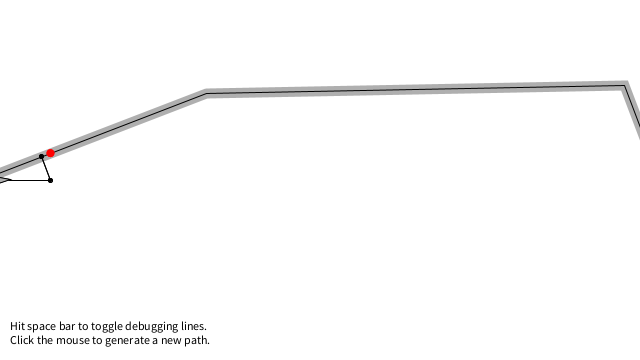
Frame 1 (no input)
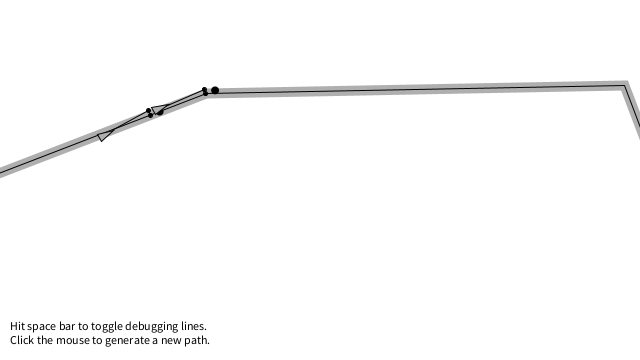
Frame 60 (the mouse pressed at the canvas centre just before this capture)
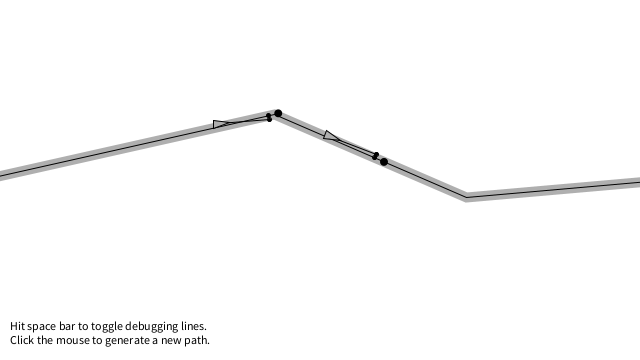
Frame 120 (the mouse held since frame 60 and released just before this capture)

The Processing sketch that drew these frames (run headless with seeded random() and noise(); from frame 60 on, the mouse is pressed at the canvas centre):

// Processing sketch: test
// ── test.pde
// The Nature of Code
// Daniel Shiffman
// http://natureofcode.com

// Path Following
// Via Reynolds: // http://www.red3d.com/cwr/steer/PathFollow.html

// Using this variable to decide whether to draw all the stuff
boolean debug = true;

// A path object (series of connected points)
Path path;

// Two vehicles
Vehicle car1;
Vehicle car2;

void setup() {
  size(640, 360);
  // Call a function to generate new Path object
  newPath();

  // Each vehicle has different maxspeed and maxforce for demo purposes
  car1 = new Vehicle(new PVector(0, height/2), 2, 0.04);
  car2 = new Vehicle(new PVector(0, height/2), 3, 0.1);
}

void draw() {
  background(255);
  // Display the path
  path.display();
  // The boids follow the path
  car1.follow(path);
  car2.follow(path);
  // Call the generic run method (update, borders, display, etc.)
  car1.run();
  car2.run();
  
  car1.borders(path);
  car2.borders(path);

  // Instructions
  fill(0);
  text("Hit space bar to toggle debugging lines.\nClick the mouse to generate a new path.", 10, height-30);
}

void newPath() {
  // A path is a series of connected points
  // A more sophisticated path might be a curve
  path = new Path();
  path.addPoint(-20, height/2);
  path.addPoint(random(0, width/2), random(0, height));
  path.addPoint(random(width/2, width), random(0, height));
  path.addPoint(width+20, height/2);
}

public void keyPressed() {
  if (key == ' ') {
    debug = !debug;
  }
}

public void mousePressed() {
  newPath();
}

// ── path.pde
// The Nature of Code
// Daniel Shiffman
// http://natureofcode.com

// Path Following

class Path {

  // A Path is an arraylist of points (PVector objects)
  ArrayList<PVector> points;
  // A path has a radius, i.e how far is it ok for the boid to wander off
  float radius;

  Path() {
    // Arbitrary radius of 20
    radius = 5;
    points = new ArrayList<PVector>();
  }

  // Add a point to the path
  void addPoint(float x, float y) {
    PVector point = new PVector(x, y);
    points.add(point);
  }
  
  PVector getStart() {
     return points.get(0);
  }

  PVector getEnd() {
     return points.get(points.size()-1);
  }


  // Draw the path
  void display() {
    // Draw thick line for radius
    stroke(175);
    strokeWeight(radius*2);
    noFill();
    beginShape();
    for (PVector v : points) {
      vertex(v.x, v.y);
    }
    endShape();
    // Draw thin line for center of path
    stroke(0);
    strokeWeight(1);
    noFill();
    beginShape();
    for (PVector v : points) {
      vertex(v.x, v.y);
    }
    endShape();
  }
}

// ── vehicle.pde
// The Nature of Code
// Daniel Shiffman
// http://natureofcode.com

// Path Following

// Vehicle class

class Vehicle {

  // All the usual stuff
  PVector position;
  PVector velocity;
  PVector acceleration;
  float r;
  float maxforce;    // Maximum steering force
  float maxspeed;    // Maximum speed

    // Constructor initialize all values
  Vehicle( PVector l, float ms, float mf) {
    position = l.get();
    r = 4.0;
    maxspeed = ms;
    maxforce = mf;
    acceleration = new PVector(0, 0);
    velocity = new PVector(maxspeed, 0);
  }

  // Main "run" function
  public void run() {
    update();
    display();
  }


  // This function implements Craig Reynolds' path following algorithm
  // http://www.red3d.com/cwr/steer/PathFollow.html
  void follow(Path p) {

    // Predict position 50 (arbitrary choice) frames ahead
    // This could be based on speed 
    PVector predict = velocity.get();
    predict.normalize();
    predict.mult(50);
    PVector predictpos = PVector.add(position, predict);

    // Now we must find the normal to the path from the predicted position
    // We look at the normal for each line segment and pick out the closest one

    PVector normal = null;
    PVector target = null;
    float worldRecord = 1000000;  // Start with a very high record distance that can easily be beaten

    // Loop through all points of the path
    for (int i = 0; i < p.points.size()-1; i++) {

      // Look at a line segment
      PVector a = p.points.get(i);
      PVector b = p.points.get(i+1);

      // Get the normal point to that line
      PVector normalPoint = getNormalPoint(predictpos, a, b);
      // This only works because we know our path goes from left to right
      // We could have a more sophisticated test to tell if the point is in the line segment or not
      if (normalPoint.x < a.x || normalPoint.x > b.x) {
        // This is something of a hacky solution, but if it's not within the line segment
        // consider the normal to just be the end of the line segment (point b)
        normalPoint = b.get();
      }

      // How far away are we from the path?
      float distance = PVector.dist(predictpos, normalPoint);
      // Did we beat the record and find the closest line segment?
      if (distance < worldRecord) {
        worldRecord = distance;
        // If so the target we want to steer towards is the normal
        normal = normalPoint;

        // Look at the direction of the line segment so we can seek a little bit ahead of the normal
        PVector dir = PVector.sub(b, a);
        dir.normalize();
        // This is an oversimplification
        // Should be based on distance to path & velocity
        dir.mult(10);
        target = normalPoint.get();
        target.add(dir);
      }
    }

    // Only if the distance is greater than the path's radius do we bother to steer
    if (worldRecord > p.radius) {
      seek(target);
    }


    // Draw the debugging stuff
    if (debug) {
      // Draw predicted future position
      stroke(0);
      fill(0);
      line(position.x, position.y, predictpos.x, predictpos.y);
      ellipse(predictpos.x, predictpos.y, 4, 4);

      // Draw normal position
      stroke(0);
      fill(0);
      ellipse(normal.x, normal.y, 4, 4);
      // Draw actual target (red if steering towards it)
      line(predictpos.x, predictpos.y, normal.x, normal.y);
      if (worldRecord > p.radius) fill(255, 0, 0);
      noStroke();
      ellipse(target.x, target.y, 8, 8);
    }
  }


  // A function to get the normal point from a point (p) to a line segment (a-b)
  // This function could be optimized to make fewer new Vector objects
  PVector getNormalPoint(PVector p, PVector a, PVector b) {
    // Vector from a to p
    PVector ap = PVector.sub(p, a);
    // Vector from a to b
    PVector ab = PVector.sub(b, a);
    ab.normalize(); // Normalize the line
    // Project vector "diff" onto line by using the dot product
    ab.mult(ap.dot(ab));
    PVector normalPoint = PVector.add(a, ab);
    return normalPoint;
  }


  // Method to update position
  void update() {
    // Update velocity
    velocity.add(acceleration);
    // Limit speed
    velocity.limit(maxspeed);
    position.add(velocity);
    // Reset accelertion to 0 each cycle
    acceleration.mult(0);
  }

  void applyForce(PVector force) {
    // We could add mass here if we want A = F / M
    acceleration.add(force);
  }


  // A method that calculates and applies a steering force towards a target
  // STEER = DESIRED MINUS VELOCITY
  void seek(PVector target) {
    PVector desired = PVector.sub(target, position);  // A vector pointing from the position to the target

    // If the magnitude of desired equals 0, skip out of here
    // (We could optimize this to check if x and y are 0 to avoid mag() square root
    if (desired.mag() == 0) return;

    // Normalize desired and scale to maximum speed
    desired.normalize();
    desired.mult(maxspeed);
    // Steering = Desired minus Velocity
    PVector steer = PVector.sub(desired, velocity);
    steer.limit(maxforce);  // Limit to maximum steering force

      applyForce(steer);
  }

  void display() {
    // Draw a triangle rotated in the direction of velocity
    float theta = velocity.heading2D() + radians(90);
    fill(175);
    stroke(0);
    pushMatrix();
    translate(position.x, position.y);
    rotate(theta);
    beginShape(PConstants.TRIANGLES);
    vertex(0, -r*2);
    vertex(-r, r*2);
    vertex(r, r*2);
    endShape();
    popMatrix();
  }

  // Wraparound
  void borders(Path p) {
    if (position.x > p.getEnd().x + r) {
      position.x = p.getStart().x - r;
      position.y = p.getStart().y + (position.y-p.getEnd().y);
    }
  }
}
